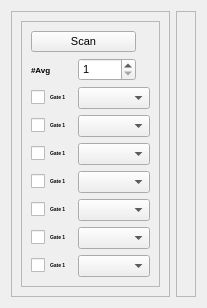
      <widget class="QWidget" name="psTWpage2">
       <property name="font">
        <font>
         <weight>75</weight>
         <italic>false</italic>
         <bold>true</bold>
        </font>
       </property>
       <attribute name="title">
        <string>Scan</string>
       </attribute>
       <layout class="QGridLayout" name="gridLayout_11">
        <item row="1" column="0">
         <widget class="QFrame" name="frame_6">
          <property name="frameShape">
           <enum>QFrame::StyledPanel</enum>
          </property>
          <property name="frameShadow">
           <enum>QFrame::Raised</enum>
          </property>
          <layout class="QGridLayout" name="gridLayout_12">
           <item row="0" column="1">
            <layout class="QGridLayout" name="psScanLayout1"/>
           </item>
           <item row="0" column="0">
            <widget class="QFrame" name="frame_7">
             <property name="maximumSize">
              <size>
               <width>150</width>
               <height>16777215</height>
              </size>
             </property>
             <property name="frameShape">
              <enum>QFrame::StyledPanel</enum>
             </property>
             <property name="frameShadow">
              <enum>QFrame::Raised</enum>
             </property>
             <layout class="QGridLayout" name="gridLayout_10">
              <item row="2" column="0">
               <widget class="QCheckBox" name="ScanGatecheckBox1">
                <property name="font">
                 <font>
                  <pointsize>4</pointsize>
                 </font>
                </property>
                <property name="text">
                 <string>Gate 1</string>
                </property>
               </widget>
              </item>
              <item row="2" column="1" colspan="2">
               <widget class="QComboBox" name="ScanGatecomboBox1">
                <property name="font">
                 <font>
                  <pointsize>8</pointsize>
                  <weight>50</weight>
                  <bold>false</bold>
                 </font>
                </property>
               </widget>
              </item>
              <item row="3" column="0">
               <widget class="QCheckBox" name="ScanGatecheckBox4">
                <property name="font">
                 <font>
                  <pointsize>4</pointsize>
                 </font>
                </property>
                <property name="text">
                 <string>Gate 1</string>
                </property>
               </widget>
              </item>
              <item row="3" column="1" colspan="2">
               <widget class="QComboBox" name="ScanGatecomboBox2">
                <property name="font">
                 <font>
                  <pointsize>6</pointsize>
                 </font>
                </property>
               </widget>
              </item>
              <item row="0" column="0" colspan="2">
               <widget class="QPushButton" name="ScanGateButton">
                <property name="font">
                 <font>
                  <pointsize>8</pointsize>
                  <weight>50</weight>
                  <bold>false</bold>
                 </font>
                </property>
                <property name="text">
                 <string>Scan</string>
                </property>
               </widget>
              </item>
              <item row="8" column="0">
               <widget class="QCheckBox" name="ScanGatecheckBox7">
                <property name="font">
                 <font>
                  <pointsize>4</pointsize>
                 </font>
                </property>
                <property name="text">
                 <string>Gate 1</string>
                </property>
               </widget>
              </item>
              <item row="4" column="0">
               <widget class="QCheckBox" name="ScanGatecheckBox3">
                <property name="font">
                 <font>
                  <pointsize>4</pointsize>
                 </font>
                </property>
                <property name="text">
                 <string>Gate 1</string>
                </property>
               </widget>
              </item>
              <item row="5" column="0">
               <widget class="QCheckBox" name="ScanGatecheckBox2">
                <property name="font">
                 <font>
                  <pointsize>4</pointsize>
                 </font>
                </property>
                <property name="text">
                 <string>Gate 1</string>
                </property>
               </widget>
              </item>
              <item row="6" column="1" colspan="2">
               <widget class="QComboBox" name="ScanGatecomboBox5">
                <property name="font">
                 <font>
                  <pointsize>6</pointsize>
                 </font>
                </property>
               </widget>
              </item>
              <item row="4" column="1" colspan="2">
               <widget class="QComboBox" name="ScanGatecomboBox3">
                <property name="font">
                 <font>
                  <pointsize>6</pointsize>
                 </font>
                </property>
               </widget>
              </item>
              <item row="7" column="0">
               <widget class="QCheckBox" name="ScanGatecheckBox5">
                <property name="font">
                 <font>
                  <pointsize>4</pointsize>
                 </font>
                </property>
                <property name="text">
                 <string>Gate 1</string>
                </property>
               </widget>
              </item>
              <item row="7" column="1" colspan="2">
               <widget class="QComboBox" name="ScanGatecomboBox6">
                <property name="font">
                 <font>
                  <pointsize>6</pointsize>
                 </font>
                </property>
               </widget>
              </item>
              <item row="6" column="0">
               <widget class="QCheckBox" name="ScanGatecheckBox6">
                <property name="font">
                 <font>
                  <pointsize>4</pointsize>
                 </font>
                </property>
                <property name="text">
                 <string>Gate 1</string>
                </property>
               </widget>
              </item>
              <item row="8" column="1" colspan="2">
               <widget class="QComboBox" name="ScanGatecomboBox7">
                <property name="font">
                 <font>
                  <pointsize>6</pointsize>
                 </font>
                </property>
               </widget>
              </item>
              <item row="1" column="1">
               <widget class="QSpinBox" name="NAvgScanGatespinBox">
                <property name="font">
                 <font>
                  <pointsize>8</pointsize>
                  <weight>50</weight>
                  <bold>false</bold>
                 </font>
                </property>
                <property name="minimum">
                 <number>1</number>
                </property>
                <property name="maximum">
                 <number>10000</number>
                </property>
                <property name="singleStep">
                 <number>5</number>
                </property>
               </widget>
              </item>
              <item row="1" column="0">
               <widget class="QLabel" name="label_2">
                <property name="font">
                 <font>
                  <pointsize>6</pointsize>
                 </font>
                </property>
                <property name="text">
                 <string>#Avg</string>
                </property>
               </widget>
              </item>
              <item row="5" column="1" colspan="2">
               <widget class="QComboBox" name="ScanGatecomboBox4">
                <property name="font">
                 <font>
                  <pointsize>6</pointsize>
                 </font>
                </property>
               </widget>
              </item>
             </layout>
            </widget>
           </item>
          </layout>
         </widget>
        </item>
        <item row="1" column="1">
         <widget class="QFrame" name="frame_5">
          <property name="frameShape">
           <enum>QFrame::StyledPanel</enum>
          </property>
          <property name="frameShadow">
           <enum>QFrame::Raised</enum>
          </property>
          <layout class="QGridLayout" name="gridLayout_14">
           <item row="0" column="0">
            <layout class="QGridLayout" name="psScanLayout2"/>
           </item>
          </layout>
         </widget>
        </item>
       </layout>
      </widget>
